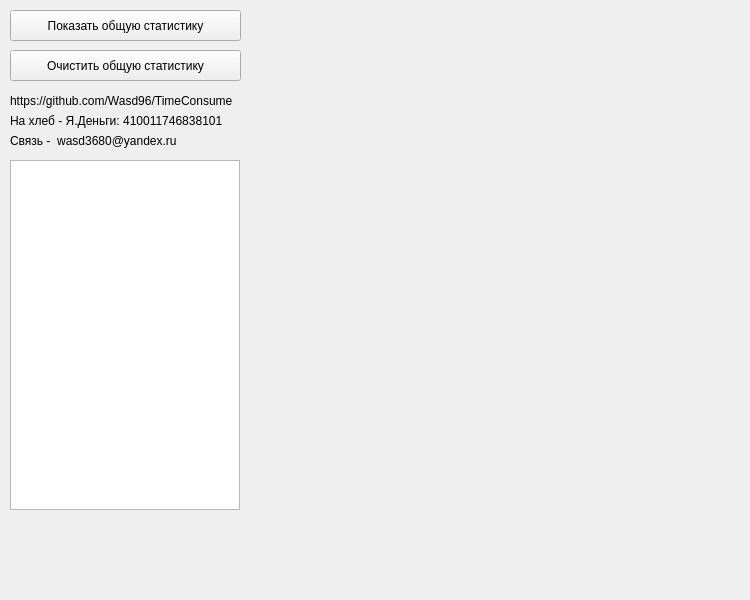
<?xml version="1.0" encoding="UTF-8"?>
<ui version="4.0">
 <class>Widget</class>
 <widget class="QWidget" name="Widget">
  <property name="geometry">
   <rect>
    <x>0</x>
    <y>0</y>
    <width>750</width>
    <height>600</height>
   </rect>
  </property>
  <property name="minimumSize">
   <size>
    <width>500</width>
    <height>400</height>
   </size>
  </property>
  <property name="windowTitle">
   <string>Widget</string>
  </property>
  <widget class="QListWidget" name="windows">
   <property name="geometry">
    <rect>
     <x>10</x>
     <y>160</y>
     <width>230</width>
     <height>350</height>
    </rect>
   </property>
  </widget>
  <widget class="QPushButton" name="stats">
   <property name="geometry">
    <rect>
     <x>10</x>
     <y>10</y>
     <width>231</width>
     <height>31</height>
    </rect>
   </property>
   <property name="text">
    <string>Показать общую статистику</string>
   </property>
  </widget>
  <widget class="QPushButton" name="clear">
   <property name="geometry">
    <rect>
     <x>10</x>
     <y>50</y>
     <width>231</width>
     <height>31</height>
    </rect>
   </property>
   <property name="text">
    <string>Очистить общую статистику</string>
   </property>
  </widget>
  <widget class="QLabel" name="label">
   <property name="geometry">
    <rect>
     <x>10</x>
     <y>90</y>
     <width>231</width>
     <height>21</height>
    </rect>
   </property>
   <property name="text">
    <string>https://github.com/Wasd96/TimeConsume</string>
   </property>
  </widget>
  <widget class="QLabel" name="label_2">
   <property name="geometry">
    <rect>
     <x>10</x>
     <y>110</y>
     <width>231</width>
     <height>21</height>
    </rect>
   </property>
   <property name="text">
    <string>На хлеб - Я.Деньги: 410011746838101</string>
   </property>
  </widget>
  <widget class="QLabel" name="label_3">
   <property name="geometry">
    <rect>
     <x>10</x>
     <y>130</y>
     <width>231</width>
     <height>21</height>
    </rect>
   </property>
   <property name="text">
    <string>Связь -  wasd3680@yandex.ru</string>
   </property>
  </widget>
 </widget>
 <layoutdefault spacing="6" margin="11"/>
 <resources/>
 <connections/>
</ui>
